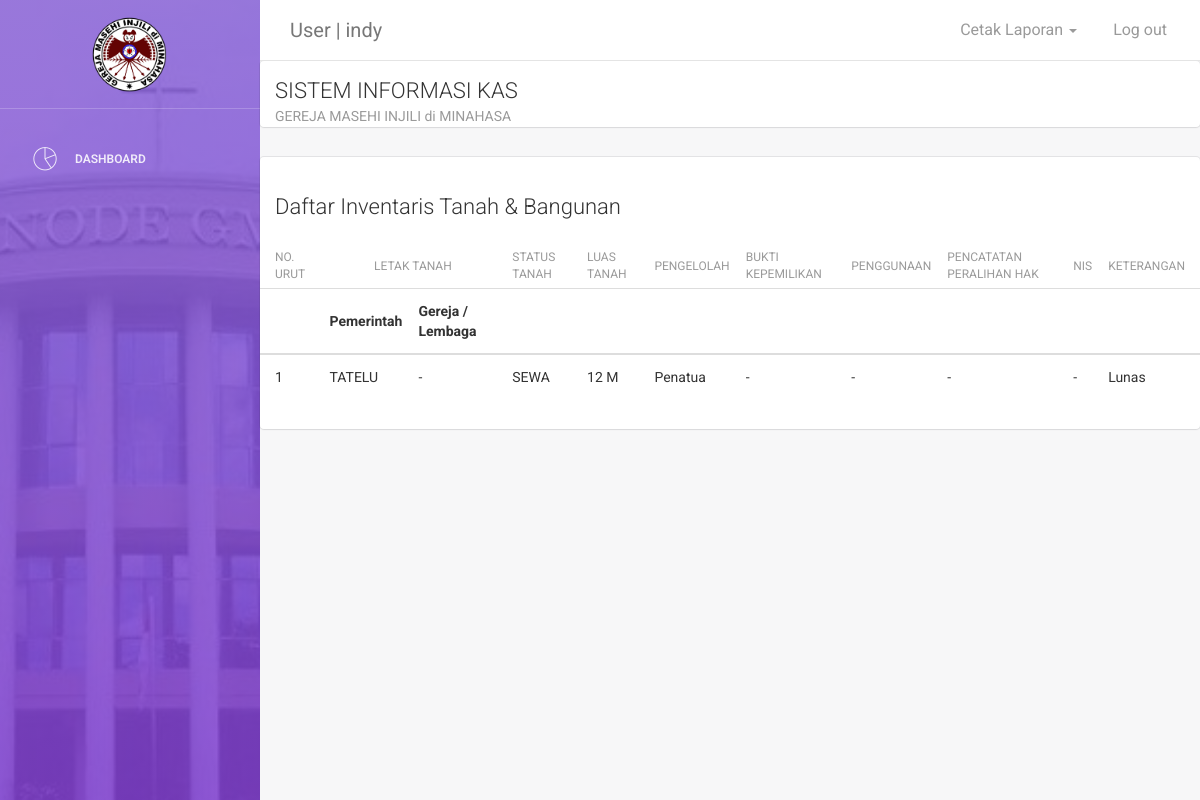
Page /admin/user.php?p=inven_tanah (signed in) on the committed database.
### tables this page shows
CREATE TABLE `inven_tanah` (
  `id` int(5) NOT NULL,
  `letak` varchar(50) NOT NULL,
  `letak_lembaga` varchar(50) NOT NULL,
  `status` varchar(50) NOT NULL,
  `luas` varchar(50) NOT NULL,
  `olah` varchar(50) NOT NULL,
  `bukti` varchar(50) NOT NULL,
  `penggunaan` varchar(50) NOT NULL,
  `pencatatan` varchar(50) NOT NULL,
  `nis` varchar(50) NOT NULL,
  `keterangan` varchar(50) NOT NULL
);

### Admin/s_tanah.php (the view, shortened to what this page needs)
                        <div class="card">
                            <div class="header">
                                <br>
                                <h4 class="title">Daftar Inventaris Tanah & Bangunan</h4>
                            </div>
                            <div class="content table-responsive table-full-width">
                                <table class="table table-hover ">
                                    <thead align="center">
                                        <th>No. Urut</th>
                                    	<th colspan="2" style="text-align: center;">Letak Tanah</th>
                                        <th>Status Tanah</th>
                                        <th>Luas Tanah</th>
                                        <th>Pengelolah</th>
                                        <th>Bukti Kepemilikan</th>
                                        <th>Penggunaan</th>
                                        <th>Pencatatan Peralihan Hak</th>
                                        <th>NIS</th>
                                        <th>Keterangan</th>
                                    </thead>
                                    <tr>
                                          <th></th>
                                          <th rowspan="2">Pemerintah</th>
                                          <th>Gereja / Lembaga</th>
                                          <th></th>
                                          <th></th>
                                          <th></th>
                                    </tr>
                                    <tbody>
                                        	<?php
        include '../koneksi.php';
        $no = 1;
        $data = mysqli_query($koneksi,"select * from inven_tanah");
        while($d = mysqli_fetch_array($data)){
            ?>
            <tr>
                <td><?php echo $no++; ?></td>
                <td><?php echo $d['letak']; ?></td>
                 <td><?php echo $d['letak_lembaga']; ?></td>
                <td><?php echo $d['status']; ?></td>
                <td><?php echo $d['luas']; ?></td>
                <td><?php echo $d['olah']; ?></td>
                <td><?php echo $d['bukti']; ?></td>
                <td><?php echo $d['penggunaan']; ?></td>
                <td><?php echo $d['pencatatan']; ?></td>
                <td><?php echo $d['nis']; ?></td>
                <td><?php echo $d['keterangan']; ?></td>
            </tr>
            <?php
        }
        ?>
                                    </tbody>
                                </table>
                            </div>
                        </div>
                    </div>
    </div>
</div>

### rows in the picture
inven_tanah: letak "TATELU", letak_lembaga "-", status "SEWA", luas "12 M", olah "Penatua", bukti "-", penggunaan "-", pencatatan "-", nis "-", keterangan "Lunas"

### other values in the picture
$_SESSION['nama'] "indy"
